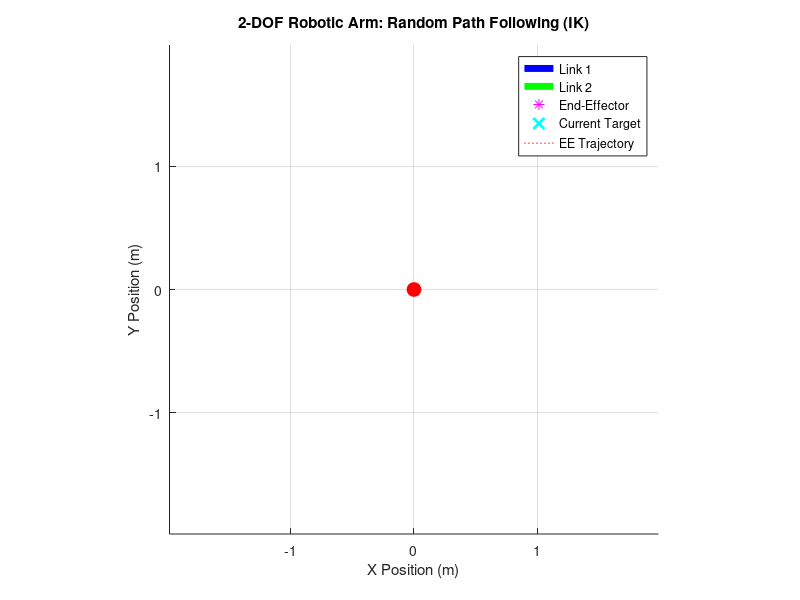

MATLAB code for this plot: (Note: this script raises an error after producing the figure.)
% animate_2dof_arm_with_snapshots.m
%
% This script animates a 2-degree-of-freedom (2-DOF) planar robotic arm
% following a random end-effector trajectory using Inverse Kinematics (IK).
% It visualizes the arm's movement and traces the end-effector's path.

clear; % Clears all variables from the workspace
clc;   % Clears the command window

%% --- 1. Define Robotic Arm Parameters ---
L1 = 1.0; % Length of Link 1 (in meters)
L2 = 0.8; % Length of Link 2 (in meters)

%% --- 2. Define End-Effector Path (Random Points) ---


num_path_points = 50; % Total number of random target points to generate for the path.
% Arm's theoretical max reach = L1 + L2 = 1.8m
% Arm's theoretical min reach = abs(L1 - L2) = 0.2m (from origin)

random_path_center_x = 0.5; % X-coordinate for the center of the random generation area
random_path_center_y = 0.8; % Y-coordinate for the center of the random generation area
random_max_deviation = 0.8; % Max deviation (radius) from the center for each point.

% Generate random X and Y coordinates for the target series.
% 'rand(1, num_path_points)' generates a 1x'num_path_points' array of random numbers between 0 and 1.
% '(2 * rand(...) - 1)' scales these numbers to be between -1 and 1.
% Multiplying by 'random_max_deviation' and adding the 'random_path_center'
% scales and shifts the random numbers to fit the desired square region.
x_target_series = random_path_center_x + (2 * rand(1, num_path_points) - 1) * random_max_deviation;
y_target_series = random_path_center_y + (2 * rand(1, num_path_points) - 1) * random_max_deviation;

%% --- 3. Setup Plot for Animation ---

figure('Renderer', 'painters', 'Position', [100 100 800 800]); 
hold on;   % Allows multiple plot elements to be added and updated on the same axes.
grid on;   % Adds a grid to the plot for easier visualization of coordinates.
axis equal; % Ensures equal scaling of X and Y axes, preventing distortion of the arm's shape.

% Set plot limits based on the arm's maximum theoretical reach to keep the arm centered and visible.
max_reach = L1 + L2;
plot_lim = max_reach * 1.1; 
xlim([-plot_lim, plot_lim]);
ylim([-plot_lim, plot_lim]);
xlabel('X Position (m)');
ylabel('Y Position (m)');
title('2-DOF Robotic Arm: Random Path Following (IK)');
% Plot the fixed base joint at the origin (red circle).
plot(0, 0, 'ro', 'MarkerSize', 10, 'MarkerFaceColor', 'r'); 


% Using NaN (Not a Number) as initial data so nothing is drawn until the first update.
h_link1 = plot(NaN, NaN, 'b-', 'LineWidth', 5); % Blue line for Link 1.
h_joint1 = plot(NaN, NaN, 'ko', 'MarkerSize', 8, 'MarkerFaceColor', 'k'); 
h_link2 = plot(NaN, NaN, 'g-', 'LineWidth', 5); 
h_ee     = plot(NaN, NaN, 'm*', 'MarkerSize', 12); 
h_target = plot(NaN, NaN, 'cx', 'MarkerSize', 15, 'LineWidth', 2); 

% Using 'r:' for a red dotted line for the trace.
h_path_trace = plot(NaN, NaN, 'r:', 'LineWidth', 1);

legend_handles = [h_link1, h_link2, h_ee, h_target, h_path_trace];
legend_names = {'Link 1', 'Link 2', 'End-Effector', 'Current Target', 'EE Trajectory'};
legend(legend_handles, legend_names, 'Location', 'best');

% Pre-allocation improves performance, especially in loops.
x_trace = zeros(1, num_path_points);
y_trace = zeros(1, num_path_points);

%% --- 4. Animation Loop for Path Following ---


print_every_N_frames = 5; % Controls how often information is printed to the Command Window.
                          % (e.g., 5 means print every 5th frame).

for i = 1:num_path_points
    xt = x_target_series(i); % Get the current target X-coordinate for this frame.
    yt = y_target_series(i); % Get the current target Y-coordinate for this frame.

    % --- Inverse Kinematics Calculation ---
    % Calls the 'solve_ik_2dof' function to find joint angles for the current target.
    % Ensure 'solve_ik_2dof.m' is saved as a separate file in the same directory.
    [theta1_rad_sol, theta2_rad_sol, reachable] = solve_ik_2dof(L1, L2, xt, yt);
    
    % Check if the current target point is reachable by the arm.
    if ~reachable
        fprintf('Frame %d: Target (%.2f, %.2f) unreachable! Skipping this point.\n', i, xt, yt);
        % If unreachable, store NaN for this point in the trace. This breaks the line
        % in the plot, preventing unwanted lines connecting unreachable gaps.
        x_trace(i) = NaN; 
        y_trace(i) = NaN;
        
        % Optionally, hide the arm when target is unreachable for visual clarity.
        set(h_link1, 'XData', [0, NaN], 'YData', [0, NaN]);
        set(h_joint1, 'XData', NaN, 'YData', NaN);
        set(h_link2, 'XData', [NaN, NaN], 'YData', [NaN, NaN]);
        set(h_ee, 'XData', NaN, 'YData', NaN);
        
        % Still update the target marker and the trace, and force redraw to keep animation smooth.
        set(h_target, 'XData', xt, 'YData', yt); 
        set(h_path_trace, 'XData', x_trace(1:i), 'YData', y_trace(1:i));
        drawnow limitrate;
        pause(0.05);
        continue; % Move to the next iteration of the loop.
    end

    % --- Choose one IK solution ---
    
    % from the previous configuration to ensure smoother physical motion.
    t1 = theta1_rad_sol(1); % Joint 1 angle from the chosen IK solution.
    t2 = theta2_rad_sol(1); % Joint 2 angle from the chosen IK solution.

   
    % using the IK-derived joint angles (t1, t2).
    P1_x = L1 * cos(t1);
    P1_y = L1 * sin(t1);
    xEE = P1_x + L2 * cos(t1 + t2);
    yEE = P1_y + L2 * sin(t1 + t2);

    % Store the current End-Effector position in the trace arrays.
    x_trace(i) = xEE;
    y_trace(i) = yEE;

    % Update the X and Y data properties of the plot handles to redraw the arm in its new position.
    set(h_link1, 'XData', [0, P1_x], 'YData', [0, P1_y]);
    set(h_joint1, 'XData', P1_x, 'YData', P1_y);
    set(h_link2, 'XData', [P1_x, xEE], 'YData', [P1_y, yEE]);
    set(h_ee, 'XData', xEE, 'YData', yEE);
    set(h_target, 'XData', xt, 'YData', yt); 
    
    % Update the continuous End-Effector trajectory trace on the plot.
    set(h_path_trace, 'XData', x_trace(1:i), 'YData', y_trace(1:i));

    
    if mod(i, print_every_N_frames) == 0
        fprintf('Frame %d: Target (%.2f, %.2f) -> Joint Angles (T1=%.1f°, T2=%.1f°)\n', ...
                i, xt, yt, ...
                rad2deg(t1), rad2deg(t2));
    end

    drawnow limitrate; 
    pause(0.1);       
end

hold off; % 